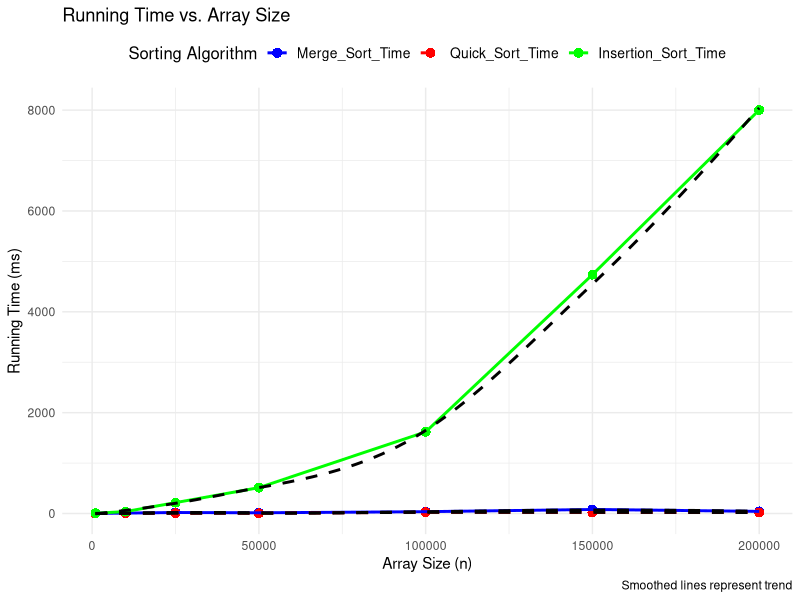

Generate this figure with R:
# Load necessary libraries
library(ggplot2)
library(reshape2)

# Create a data frame with the provided data
sorting_data <- data.frame(
  Array_Size = c(1000, 10000, 25000, 50000, 100000, 150000, 200000),
  Merge_Sort_Time = c(2, 8, 20, 14, 36, 80, 42),
  Quick_Sort_Time = c(0, 3, 4, 5, 24, 20, 20),
  Insertion_Sort_Time = c(5, 38, 216, 513, 1619, 4737, 8004)
)

# Melt the data for easier plotting
sorting_data_melted <- reshape2::melt(sorting_data, id.vars = "Array_Size", variable.name = "Sorting_Algorithm", value.name = "Running_Time")

# Plot with ggplot2
ggplot(sorting_data_melted, aes(x = Array_Size, y = Running_Time, color = Sorting_Algorithm, linetype = Sorting_Algorithm)) +
  geom_point(size = 3, shape = 16) +  # Using consistent shape for points
  geom_line(size = 1) +  # Increase line thickness
  geom_smooth(se = FALSE, method = "loess", aes(group = Sorting_Algorithm), color = "black", linetype = "dashed") +  # Adjusting smoother aesthetics
  scale_color_manual(values = c("blue", "red", "green")) +
  scale_linetype_manual(values = c("solid", "dashed", "solid")) +  # Adjusting line type
  labs(
    x = "Array Size (n)",
    y = "Running Time (ms)",
    title = "Running Time vs. Array Size",
    color = "Sorting Algorithm",
    linetype = "Sorting Algorithm",  # Better naming for linetype legend
    caption = "Smoothed lines represent trend"
  ) +
  theme_minimal() +
  theme(legend.position = "top", legend.title = element_text(size = 12), legend.text = element_text(size = 10))

